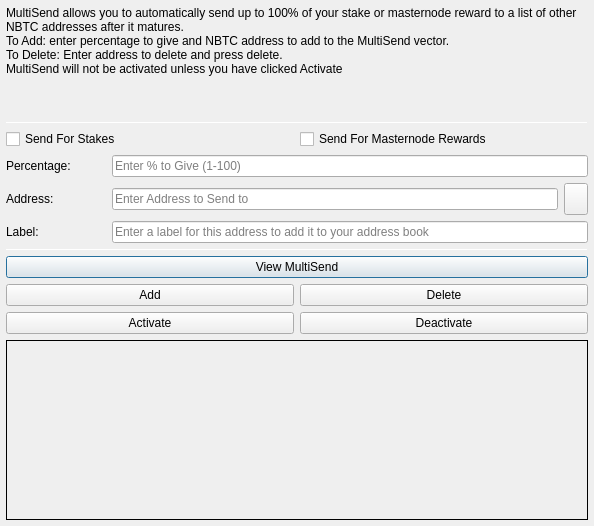
<?xml version="1.0" encoding="UTF-8"?>
<ui version="4.0">
 <class>MultiSendDialog</class>
 <widget class="QDialog" name="MultiSendDialog">
  <property name="windowModality">
   <enum>Qt::NonModal</enum>
  </property>
  <property name="geometry">
   <rect>
    <x>0</x>
    <y>0</y>
    <width>594</width>
    <height>526</height>
   </rect>
  </property>
  <property name="windowTitle">
   <string>MultiSend</string>
  </property>
  <layout class="QVBoxLayout" name="verticalLayout" stretch="0">
   <property name="leftMargin">
    <number>6</number>
   </property>
   <property name="topMargin">
    <number>6</number>
   </property>
   <property name="rightMargin">
    <number>6</number>
   </property>
   <property name="bottomMargin">
    <number>6</number>
   </property>
   <item>
    <layout class="QVBoxLayout" name="verticalLayout_Main" stretch="1,1,1,0,1,1,1">
     <item>
      <widget class="QLabel" name="label_2">
       <property name="lineWidth">
        <number>1</number>
       </property>
       <property name="text">
        <string>MultiSend allows you to automatically send up to 100% of your stake or masternode reward to a list of other NBTC addresses after it matures.
To Add: enter percentage to give and NBTC address to add to the MultiSend vector.
To Delete: Enter address to delete and press delete.
MultiSend will not be activated unless you have clicked Activate</string>
       </property>
       <property name="alignment">
        <set>Qt::AlignLeading|Qt::AlignLeft|Qt::AlignTop</set>
       </property>
       <property name="wordWrap">
        <bool>true</bool>
       </property>
      </widget>
     </item>
     <item>
      <widget class="Line" name="line">
       <property name="minimumSize">
        <size>
         <width>0</width>
         <height>1</height>
        </size>
       </property>
       <property name="maximumSize">
        <size>
         <width>16777215</width>
         <height>1</height>
        </size>
       </property>
       <property name="orientation">
        <enum>Qt::Horizontal</enum>
       </property>
      </widget>
     </item>
     <item>
      <layout class="QVBoxLayout" name="verticalLayout_Settings">
       <item>
        <layout class="QHBoxLayout" name="horizontalLayout">
         <item>
          <widget class="QCheckBox" name="multiSendStakeCheckBox">
           <property name="text">
            <string>Send For Stakes</string>
           </property>
          </widget>
         </item>
         <item>
          <widget class="QCheckBox" name="multiSendMasternodeCheckBox">
           <property name="text">
            <string>Send For Masternode Rewards</string>
           </property>
          </widget>
         </item>
        </layout>
       </item>
       <item>
        <layout class="QHBoxLayout" name="horizontalLayout_6">
         <item>
          <widget class="QLabel" name="label">
           <property name="minimumSize">
            <size>
             <width>100</width>
             <height>0</height>
            </size>
           </property>
           <property name="toolTip">
            <string>Percentage of stake to send</string>
           </property>
           <property name="text">
            <string>Percentage:</string>
           </property>
          </widget>
         </item>
         <item>
          <widget class="QLineEdit" name="multiSendPercentEdit">
           <property name="toolTip">
            <string>Enter whole numbers 1 - 100</string>
           </property>
           <property name="placeholderText">
            <string>Enter % to Give (1-100)</string>
           </property>
          </widget>
         </item>
        </layout>
       </item>
       <item>
        <layout class="QHBoxLayout" name="horizontalLayout_7">
         <item>
          <widget class="QLabel" name="label_5">
           <property name="minimumSize">
            <size>
             <width>100</width>
             <height>0</height>
            </size>
           </property>
           <property name="toolTip">
            <string>Address to send portion of stake to</string>
           </property>
           <property name="text">
            <string>Address:</string>
           </property>
          </widget>
         </item>
         <item>
          <widget class="QLineEdit" name="multiSendAddressEdit">
           <property name="toolTip">
            <string/>
           </property>
           <property name="placeholderText">
            <string>Enter Address to Send to</string>
           </property>
          </widget>
         </item>
         <item>
          <widget class="QToolButton" name="addressBookButton">
           <property name="maximumSize">
            <size>
             <width>16777215</width>
             <height>32</height>
            </size>
           </property>
           <property name="toolTip">
            <string>Choose an address from the address book</string>
           </property>
           <property name="text">
            <string/>
           </property>
           <property name="icon">
            <iconset resource="../neobitcoin.qrc">
             <normaloff>:/icons/address-book</normaloff>:/icons/address-book</iconset>
           </property>
           <property name="shortcut">
            <string>Alt+A</string>
           </property>
          </widget>
         </item>
        </layout>
       </item>
      </layout>
     </item>
     <item>
      <layout class="QHBoxLayout" name="horizontalLayout_3">
       <item>
        <widget class="QLabel" name="label_3">
         <property name="minimumSize">
          <size>
           <width>100</width>
           <height>0</height>
          </size>
         </property>
         <property name="text">
          <string>Label:</string>
         </property>
        </widget>
       </item>
       <item>
        <widget class="QLineEdit" name="labelAddressLabelEdit">
         <property name="placeholderText">
          <string>Enter a label for this address to add it to your address book</string>
         </property>
        </widget>
       </item>
      </layout>
     </item>
     <item>
      <widget class="Line" name="line_2">
       <property name="minimumSize">
        <size>
         <width>0</width>
         <height>1</height>
        </size>
       </property>
       <property name="maximumSize">
        <size>
         <width>16777215</width>
         <height>1</height>
        </size>
       </property>
       <property name="orientation">
        <enum>Qt::Horizontal</enum>
       </property>
      </widget>
     </item>
     <item>
      <layout class="QVBoxLayout" name="verticalLayout_Buttons">
       <item>
        <layout class="QHBoxLayout" name="horizontalLayout_4">
         <item>
          <widget class="QPushButton" name="viewButton">
           <property name="toolTip">
            <string/>
           </property>
           <property name="statusTip">
            <string>View MultiSend Vector</string>
           </property>
           <property name="text">
            <string>View MultiSend</string>
           </property>
          </widget>
         </item>
        </layout>
       </item>
       <item>
        <layout class="QHBoxLayout" name="horizontalLayout_2">
         <item>
          <widget class="QPushButton" name="addButton">
           <property name="toolTip">
            <string/>
           </property>
           <property name="statusTip">
            <string>Add to MultiSend Vector</string>
           </property>
           <property name="text">
            <string>Add</string>
           </property>
          </widget>
         </item>
         <item>
          <widget class="QPushButton" name="deleteButton">
           <property name="toolTip">
            <string/>
           </property>
           <property name="statusTip">
            <string>Delete Address From MultiSend Vector</string>
           </property>
           <property name="text">
            <string>Delete</string>
           </property>
          </widget>
         </item>
        </layout>
       </item>
       <item>
        <layout class="QHBoxLayout" name="horizontalLayout_5">
         <item>
          <widget class="QPushButton" name="activateButton">
           <property name="statusTip">
            <string>Activate MultiSend</string>
           </property>
           <property name="text">
            <string>Activate</string>
           </property>
          </widget>
         </item>
         <item>
          <widget class="QPushButton" name="disableButton">
           <property name="statusTip">
            <string>Deactivate MultiSend</string>
           </property>
           <property name="text">
            <string>Deactivate</string>
           </property>
          </widget>
         </item>
        </layout>
       </item>
      </layout>
     </item>
     <item>
      <widget class="QLabel" name="message">
       <property name="minimumSize">
        <size>
         <width>0</width>
         <height>180</height>
        </size>
       </property>
       <property name="frameShape">
        <enum>QFrame::Panel</enum>
       </property>
       <property name="frameShadow">
        <enum>QFrame::Plain</enum>
       </property>
       <property name="lineWidth">
        <number>1</number>
       </property>
       <property name="midLineWidth">
        <number>1</number>
       </property>
       <property name="text">
        <string/>
       </property>
       <property name="alignment">
        <set>Qt::AlignLeading|Qt::AlignLeft|Qt::AlignTop</set>
       </property>
       <property name="wordWrap">
        <bool>true</bool>
       </property>
      </widget>
     </item>
    </layout>
   </item>
  </layout>
 </widget>
 <resources>
  <include location="../neobitcoin.qrc"/>
 </resources>
 <connections/>
</ui>
